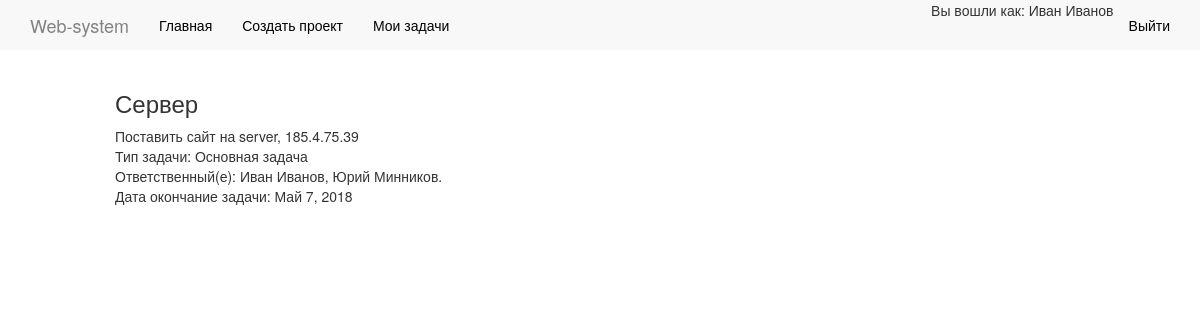
The app's page /project/my-project (signed in) with its own data.
### projectpage/models.py (models this page shows, shortened)
class Project(models.Model):
    name = models.CharField(max_length = 250)
    complete_value = models.CharField(max_length=1)
    species = models.ForeignKey('Species_project', on_delete = models.CASCADE)
    species_task = models.ForeignKey('Species_Task', on_delete = models.CASCADE)
    created_task = models.DateField(verbose_name='Дата создания',auto_now_add=True)
    finish_task = models.DateField(verbose_name='Дата окончания')
    user = models.ManyToManyField(User, through='UserProject')
    description = models.TextField()

class Species_Task(models.Model):
	name = models.CharField(max_length = 250)
	description = models.TextField()
	def __str__(self):
		return self.name

### projectpage/views.py (the view)
# urls.py: url(r'^project/my-project$', details_user),
def details_user(request):
	if not request.user.is_authenticated:
		return redirect('auth/login')
	else:
		project = Project.objects.filter(user = request.user.pk)
		return render(request, 'projects/my_details.html', {'project':project})

### projectpage/templates/projects/my_details.html (shortened to what this page needs)
{% extends "base.html" %}
{% block content%}
<div class="container pages">
		<div class="d-flex flex-row">
				{% for itm in project %}
				<div class="p-2">
					<div class="card">
					<div class="card-header">
					<h3 class="card-title">{{ itm.name }}</h3>
					</div>
					<div card-body>
							{{ itm.description }}
						<br>
						<span class="card-text">
							Тип задачи: {{ itm.species_task }}
						</span>
						<br>
						<span class="card-text">
							Ответственный(е):
								{% for items in itm.user.values %}
									{{ items.first_name }}&nbsp{{ items.last_name }}{% if not forloop.last %},{% else %}.{% endif %}
								{% endfor %}
						<br>
						<span class="card-text">Дата окончание задачи:
						{{ itm.finish_task }} </span>
					</div>
				</div>
				</div>
			{% endfor %}
		</div>
</div>
{% endblock %}

### websystem/templates/base.html (shortened to what this page needs)
{% load static %}
{% load bootstrap3 %}
{% bootstrap_css %}
<html>
<head>
	<link rel="stylesheet" href="{% static 'fontawesome-free-5.0.10/web-fonts-with-css/css/fontawesome-all.css' %}">
	<link rel="stylesheet" href="{% static 'style.css'%}">
</head>
<div class="row">
{% if user.is_authenticated %}
{% block menu %}
<header class="navbar navbar-inverse navbar-fixed-top bs-docs-nav" role="banner">
  <div class="container">
    <div class="navbar-header">
      <a href="/" class="navbar-brand">Web-system</a>
    </div>
    <nav class="collapse navbar-collapse bs-navbar-collapse" role="navigation">
      <ul class="nav navbar-nav">
        <li>
          <a href="/">Главная</a>
        </li>
        <li>
          <a href="/project/createproject">Создать проект</a>
        </li>
        <li>
          <a href="/project/my-project">Мои задачи</a>
        </li>
      </ul>
      <ul class="nav navbar-nav navbar-right">
        <li><span>Вы вошли как: {{ user.first_name }} {{ user.last_name }}</span></li>
      <li><a href="/auth/logout/">Выйти</a></li>
    </ul>
    </nav>
  </div>
</header></div>
{% endblock %}
{% endif%}
        {% block content %}
        {% endblock %}
</body>
</html>

### websystem/static/style.css (style rules this page uses)
.navbar-inverse { background-color: #F8F8F8 }
.navbar-inverse { background-image: none; }
.navbar-inverse { border-color: #FFFFFF }
.navbar-inverse .navbar-brand { color: #828282 }
.navbar-inverse .navbar-nav>li>a { color: #000000 }
.pages { margin-top: 70px; width: 1000px; }

### records on screen
Project: name "Сервер", description "Поставить сайт на server, 185.4.75.39", species_task "Основная задача", finish_task "Май 7, 2018"

### other values on screen
{{ user.first_name }} "Иван"
{{ user.last_name }} "Иванов"
{{ items.first_name }} "Иван"
{{ items.last_name }} "Иванов"
{{ items.first_name }} "Юрий"
{{ items.last_name }} "Минников"
